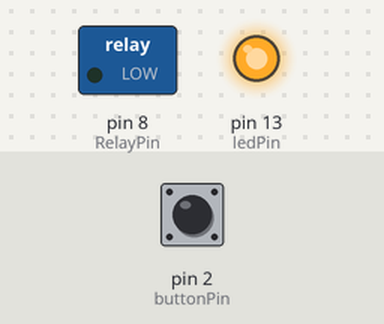
The sketch below on a simulated Arduino Uno, built with avr-gcc and run on an emulated ATmega328P. Parts: switched loads named in the sketch (green lamp = pin HIGH), output pins drawn as LEDs (lit = HIGH). The test bench sets the inputs (shaded band); at power-on: pin 2 (buttonPin) LOW.

Above: at 1.2 s.
1.3 s: pin 2 (buttonPin) pulled HIGH for 0.15 s
At 1.37 s:
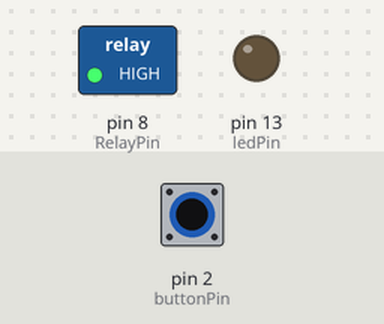
2.9 s: pin 2 (buttonPin) pulled HIGH for 3.2 s
At 7.0 s:
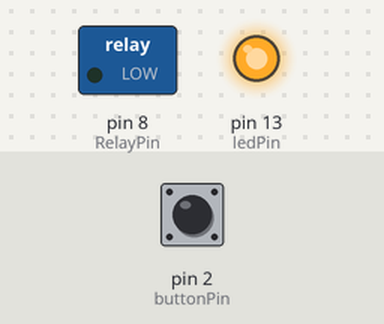
Timing chart, 0 to 8.5 s (numbered marks = the images above; inputs shaded):
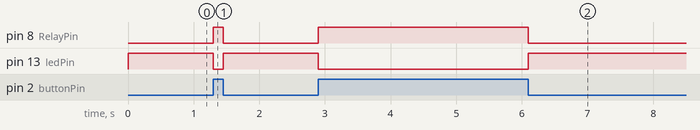

Measured:
- after the input at 1.3 s, pin 8 (RelayPin): LOW → HIGH at once, → LOW 0.15 s later; pin 13 (ledPin): HIGH → LOW at once, → HIGH 0.15 s later
- after the input at 2.9 s, pin 8 (RelayPin): LOW → HIGH at once, → LOW 3.2 s later; pin 13 (ledPin): HIGH → LOW at once, → HIGH 3.2 s later

The sketch:

Button_with_Relay.ino
```cpp
/*
  Button

  Turns on and off a light emitting diode(LED) connected to digital pin 13,
  when pressing a pushbutton attached to pin 2.

  The circuit:
  - LED attached from pin 13 to ground
  - pushbutton attached to pin 2 from +5V
  - 10K resistor attached to pin 2 from ground

  - Note: on most Arduinos there is already an LED on the board
    attached to pin 13.
*/
const int buttonPin = 2;     // the number of the pushbutton pin
const int ledPin =  13;      // the number of the LED pin
const int RelayPin =  8;
// variables will change:
int buttonState = 0;         // variable for reading the pushbutton status

void setup() {
  // initialize the LED pin as an output:
  pinMode(ledPin, OUTPUT);
  pinMode(RelayPin, OUTPUT);
  // initialize the pushbutton pin as an input:
  pinMode(buttonPin, INPUT);
}

void loop() {
  // read the state of the pushbutton value:
  buttonState = digitalRead(buttonPin);

  // check if the pushbutton is pressed. If it is, the buttonState is HIGH:
  if (buttonState == HIGH) {
    // turn LED on:
    digitalWrite(ledPin, LOW);
    digitalWrite(RelayPin, HIGH);
  } else {
    // turn LED off:
    digitalWrite(ledPin, HIGH);
    digitalWrite(RelayPin, LOW);
  }
}
```
